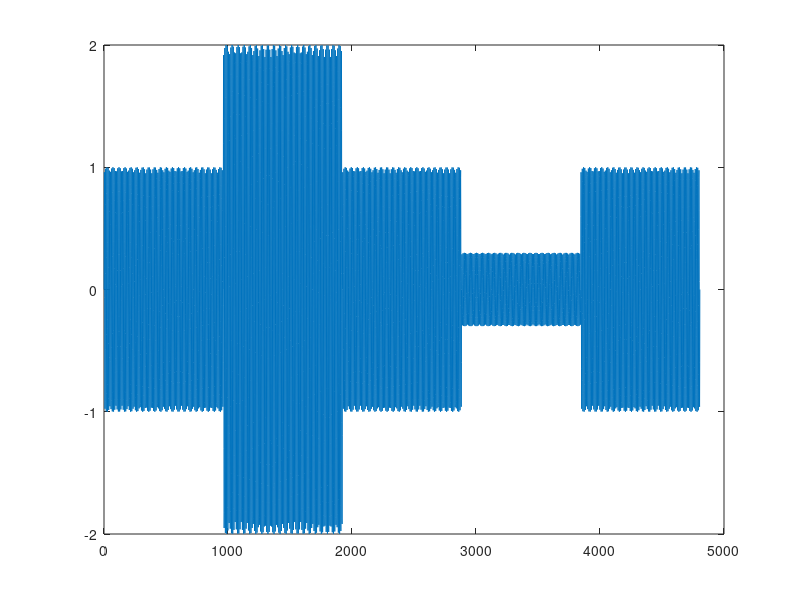

Write MATLAB code to recreate this figure. (Note: this script raises an error after producing the figure.)
clear all, close all, clc

f=4900;
fs=48000;
ts=1/fs;

N=0.02;
n=0:ts:N;
s1=1*sin(f*2*pi*n);
s2=2*sin(f*2*pi*n);
s3=0.3*sin(f*2*pi*n);

first=figure;
s=[s1 s2 s1 s3 s1];
x=length(s)/length(n);
X=x*length(n);
figure(first)
plot(s)

R=1;
alfa=0.01;
td=length(n)/fs;
%AGCo=figure;
m=1:length(s);
m1=0;
m2=0;
L=1/f;
fsL=fs*L;
k=0;
%%
for j=2:length(s)
    k=k+1;
    for g=1:ceil(fsL)
        if s(j)>s(j+g)
            SS=s(j);
        else
            SS=s(j+g);
        end
    end
    S=SS;
    m1=((R-S)*alfa)+m2;
    y=s(j)*m2;
    m2=m1;
    
    
    figure(AGCo)
    plot(j,y,'b--x')
    hold on
    drawnow
    axis([0 2405 -4 4])
end

%%
close all, clc
nn=100;
H=1:nn;
for ii=1:nn-1
    H(ii)=0;
end
P=1:length(s);

figure()
plot(s)
for h=1:(length(s)-3)
    for ii=1:ceil(fsL)
        if h+ii<length(s)
        P(h)=(P(h)+sqrt(s(h+ii)*s(h+ii)));
        end
        P(h)=1/ceil(fsL)*P(h);
    end
    E(h)=R-P(h);
    
    H=E(h)*alfa+H;
    
    
    for hh=1:nn
        if (h+hh)<(length(H))
           % disp('h=')
            %disp(h)
            %disp('hh=')
            %disp(hh)
            %length(s(h+hh))
            %length(H((nn-h)))
            if h-hh>0
                s(h-hh)=s(h-hh)*H((hh));
            end
        end
    end
    %s(h)=s(h)*H(nn-1);
    %k=0;
    for jj=1:nn-3
     %   k=k+1;
        H(jj)=H(jj+1);
    end
      
end

figure()
plot(P)
title('Error signal')


figure()
plot(H)
title('Filter weights')

figure()
plot(s)
axis([0 5000 -2 2])
title('controlled signal')